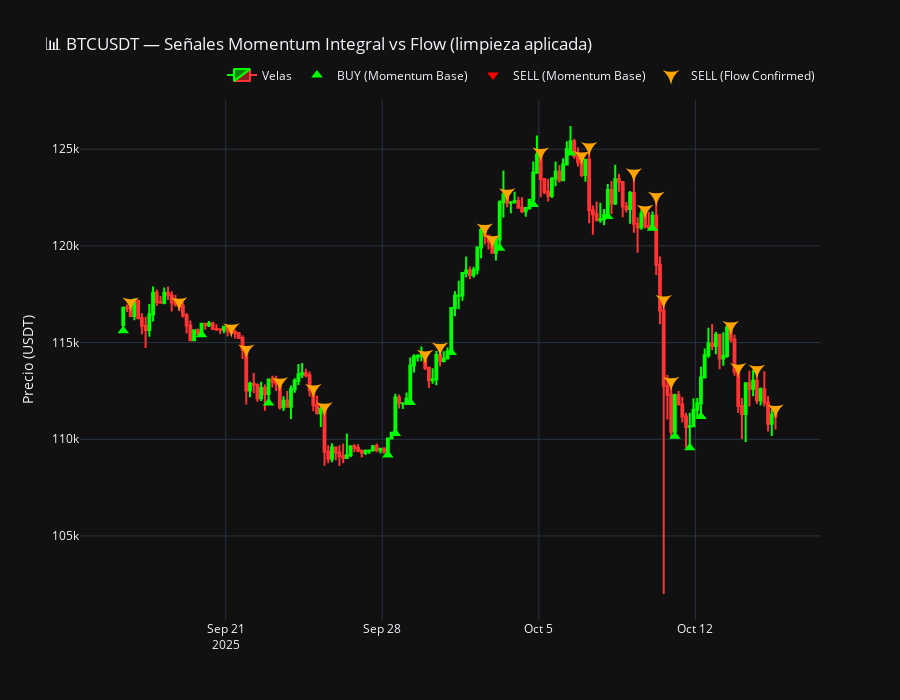

Here is the notebook cell this chart was saved with:
### Code cell
# ==========================================================
# 🧠 Limpieza de señales consecutivas y visualización
# ==========================================================
import pandas as pd
import numpy as np
import plotly.graph_objects as go

# --- Función para limpiar señales consecutivas ---
def limpiar_señales_consecutivas(df, columna="Signal Final"):
    df = df.copy()
    df["Signal Limpia"] = df[columna]
    for i in range(1, len(df)):
        if df.at[i, "Signal Limpia"] == df.at[i-1, "Signal Limpia"]:
            df.at[i, "Signal Limpia"] = None
    return df

# --- Función Momentum Integral ---
def calcular_momentum_integral(df, window=8):
    df = df.copy()
    df["momentum"] = df["Close"].diff()
    df["integral_momentum"] = df["momentum"].rolling(window=window).sum()
    df["slope_integral"] = df["integral_momentum"].diff()
    std_slope = df["slope_integral"].rolling(window=window).std()

    df["Signal Final"] = np.select(
        [
            (df["slope_integral"] < -std_slope) & (df["momentum"] < 0),
            (df["slope_integral"] > std_slope) & (df["momentum"] > 0)
        ],
        ["SELL", "BUY"],
        default=None
    )
    return df

# --- Función Flow Confirm ---
def confirmar_signal_con_flowtrend(df, flow_mean, flow_threshold=0.15, alignment_weight=1.0):
    df = df.copy()
    df["Flow Confirm"] = "⏸️ Sin señal"
    for i in range(len(df)):
        sig = df.at[i, "Signal Limpia"]
        if sig == "BUY":
            if flow_mean > flow_threshold * alignment_weight:
                df.at[i, "Flow Confirm"] = "BUY ✅ Confirmado"
            else:
                df.at[i, "Flow Confirm"] = "BUY ⚠️ Dudoso"
        elif sig == "SELL":
            if flow_mean < -flow_threshold * alignment_weight:
                df.at[i, "Flow Confirm"] = "SELL ✅ Confirmado"
            else:
                df.at[i, "Flow Confirm"] = "SELL ⚠️ Dudoso"
    return df

# --- Cargar datos ---
data_full = pd.read_pickle("data_full_5coins_with_flow.pkl")
symbol = "BTCUSDT"
df = data_full[symbol]["df"]
flow_mean = data_full[symbol]["flow_mean"]

# --- Aplicar pipeline completo ---
df = calcular_momentum_integral(df, window=8)
df = limpiar_señales_consecutivas(df, columna="Signal Final")

df_flow = confirmar_signal_con_flowtrend(df, flow_mean, flow_threshold=0.15, alignment_weight=1.0)
df_flow = limpiar_señales_consecutivas(df_flow, columna="Flow Confirm")

# --- Filtrar rango de visualización ---
fecha_limite = pd.Timestamp.now(tz=df["Open time"].dt.tz) - pd.Timedelta(days=30)
df_vis = df[df["Open time"] >= fecha_limite].copy()
df_flow_vis = df_flow[df_flow["Open time"] >= fecha_limite].copy()

# ==========================================================
# 📈 Gráfico final
# ==========================================================
fig = go.Figure()

# Velas
fig.add_trace(go.Candlestick(
    x=df_vis["Open time"],
    open=df_vis["Open"],
    high=df_vis["High"],
    low=df_vis["Low"],
    close=df_vis["Close"],
    name="Velas",
    increasing_line_color="#00FF00",
    decreasing_line_color="#FF3333"
))

# Momentum Base
buy_base = df_vis[df_vis["Signal Limpia"] == "BUY"]
sell_base = df_vis[df_vis["Signal Limpia"] == "SELL"]

fig.add_trace(go.Scatter(
    x=buy_base["Open time"], y=buy_base["Low"],
    mode="markers", name="BUY (Momentum Base)",
    marker=dict(symbol="triangle-up", size=10, color="lime")
))
fig.add_trace(go.Scatter(
    x=sell_base["Open time"], y=sell_base["High"],
    mode="markers", name="SELL (Momentum Base)",
    marker=dict(symbol="triangle-down", size=10, color="red")
))

# Flow Confirmed
buy_flow = df_flow_vis[df_flow_vis["Flow Confirm"].str.contains("BUY ✅", na=False)]
sell_flow = df_flow_vis[df_flow_vis["Flow Confirm"].str.contains("SELL ✅", na=False)]

fig.add_trace(go.Scatter(
    x=buy_flow["Open time"], y=buy_flow["Low"],
    mode="markers", name="BUY (Flow Confirmed)",
    marker=dict(symbol="star-triangle-up", size=12, color="cyan")
))
fig.add_trace(go.Scatter(
    x=sell_flow["Open time"], y=sell_flow["High"],
    mode="markers", name="SELL (Flow Confirmed)",
    marker=dict(symbol="star-triangle-down", size=12, color="orange")
))

fig.update_layout(
    title=f"📊 {symbol} — Señales Momentum Integral vs Flow (limpieza aplicada)",
    template="plotly_dark",
    height=700,
    xaxis_rangeslider_visible=False,
    yaxis_title="Precio (USDT)",
    legend=dict(orientation="h", yanchor="bottom", y=1.02, xanchor="right", x=1)
)

fig.show()

### Figure 1 — Plotly figure (JSON) as saved in the notebook; plotly's stock layout.template omitted (floating-point values rounded to 4 significant figures; data arrays with more than 128 entries replaced by an {"elided": "..."} marker saying what was removed)
{"data": [{"close": {"elided": "176 float values"}, "decreasing": {"line": {"color": "#FF3333"}}, "high": {"elided": "176 float values"}, "increasing": {"line": {"color": "#00FF00"}}, "low": {"elided": "176 float values"}, "name": "Velas", "open": {"elided": "176 float values"}, "type": "candlestick", "x": {"elided": "176 str values"}}, {"marker": {"color": "lime", "size": 10, "symbol": "triangle-up"}, "mode": "markers", "name": "BUY (Momentum Base)", "type": "scatter", "x": ["2025-09-16T10:00:00-06:00", "2025-09-19T22:00:00-06:00", "2025-09-22T22:00:00-06:00", "2025-09-28T06:00:00-06:00", "2025-09-28T14:00:00-06:00", "2025-09-29T06:00:00-06:00", "2025-10-01T02:00:00-06:00", "2025-10-03T06:00:00-06:00", "2025-10-04T18:00:00-06:00", "2025-10-06T10:00:00-06:00", "2025-10-08T02:00:00-06:00", "2025-10-10T02:00:00-06:00", "2025-10-11T02:00:00-06:00", "2025-10-11T18:00:00-06:00", "2025-10-12T06:00:00-06:00"], "y": [115600.0, 115400.0, 111900.0, 109200.0, 110300.0, 111900.0, 114500.0, 119900.0, 122100.0, 124800.0, 121500.0, 120900.0, 110200.0, 109600.0, 111200.0]}, {"marker": {"color": "red", "size": 10, "symbol": "triangle-down"}, "mode": "markers", "name": "SELL (Momentum Base)", "type": "scatter", "x": ["2025-09-16T18:00:00-06:00", "2025-09-18T22:00:00-06:00", "2025-09-21T06:00:00-06:00", "2025-09-21T22:00:00-06:00", "2025-09-23T10:00:00-06:00", "2025-09-24T22:00:00-06:00", "2025-09-25T10:00:00-06:00", "2025-09-29T22:00:00-06:00", "2025-09-30T14:00:00-06:00", "2025-10-02T14:00:00-06:00", "2025-10-02T22:00:00-06:00", "2025-10-03T14:00:00-06:00", "2025-10-05T02:00:00-06:00", "2025-10-06T22:00:00-06:00", "2025-10-07T06:00:00-06:00", "2025-10-09T06:00:00-06:00", "2025-10-09T18:00:00-06:00", "2025-10-10T06:00:00-06:00", "2025-10-10T14:00:00-06:00", "2025-10-10T22:00:00-06:00", "2025-10-13T14:00:00-06:00", "2025-10-13T22:00:00-06:00", "2025-10-14T18:00:00-06:00", "2025-10-15T14:00:00-06:00"], "y": [117100.0, 117100.0, 115700.0, 114600.0, 113000.0, 112600.0, 111700.0, 114400.0, 114800.0, 120900.0, 120300.0, 122700.0, 124800.0, 124700.0, 125100.0, 123800.0, 121900.0, 122600.0, 117200.0, 113000.0, 115900.0, 113700.0, 113600.0, 111600.0]}, {"marker": {"color": "cyan", "size": 12, "symbol": "star-triangle-up"}, "mode": "markers", "name": "BUY (Flow Confirmed)", "type": "scatter", "x": [], "y": []}, {"marker": {"color": "orange", "size": 12, "symbol": "star-triangle-down"}, "mode": "markers", "name": "SELL (Flow Confirmed)", "type": "scatter", "x": ["2025-09-16T18:00:00-06:00", "2025-09-18T22:00:00-06:00", "2025-09-21T06:00:00-06:00", "2025-09-21T22:00:00-06:00", "2025-09-23T10:00:00-06:00", "2025-09-24T22:00:00-06:00", "2025-09-25T10:00:00-06:00", "2025-09-29T22:00:00-06:00", "2025-09-30T14:00:00-06:00", "2025-10-02T14:00:00-06:00", "2025-10-02T22:00:00-06:00", "2025-10-03T14:00:00-06:00", "2025-10-05T02:00:00-06:00", "2025-10-06T22:00:00-06:00", "2025-10-07T06:00:00-06:00", "2025-10-09T06:00:00-06:00", "2025-10-09T18:00:00-06:00", "2025-10-10T06:00:00-06:00", "2025-10-10T14:00:00-06:00", "2025-10-10T22:00:00-06:00", "2025-10-13T14:00:00-06:00", "2025-10-13T22:00:00-06:00", "2025-10-14T18:00:00-06:00", "2025-10-15T14:00:00-06:00"], "y": [117100.0, 117100.0, 115700.0, 114600.0, 113000.0, 112600.0, 111700.0, 114400.0, 114800.0, 120900.0, 120300.0, 122700.0, 124800.0, 124700.0, 125100.0, 123800.0, 121900.0, 122600.0, 117200.0, 113000.0, 115900.0, 113700.0, 113600.0, 111600.0]}], "layout": {"height": 700, "legend": {"orientation": "h", "x": 1, "xanchor": "right", "y": 1.02, "yanchor": "bottom"}, "title": {"text": "📊 BTCUSDT — Señales Momentum Integral vs Flow (limpieza aplicada)"}, "xaxis": {"rangeslider": {"visible": false}}, "yaxis": {"title": {"text": "Precio (USDT)"}}}}
